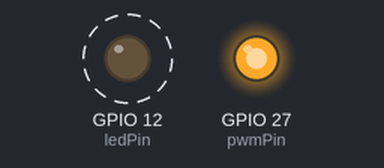
Simulated run of this sketch. Board: ESP32. Parts: output pins drawn as LEDs (lit = HIGH). Dashed ring = blinking.

Above: at 0.05 s.
At 1.85 s:
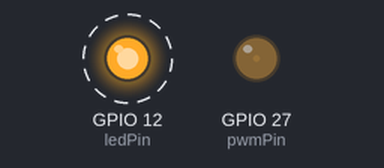
Timing chart, 0 to 4.6 s (numbered marks = the images above):
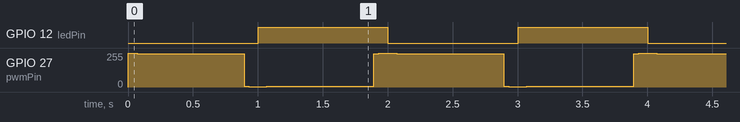

The sketch:

3_fade2LEDsIndependantly_ESP32.ino
```cpp
/* Control 3 LEDS!

 >> Created by Theverant. Public domain, feel the love. Changes to original code noted with ʇ

 */

// pins 13→12, 11→27

const int ledPin = 12;
const int pwmPin = 27;
int brightness = 0;

int periode = 2000;
int ledState = LOW;
long previousMillis = 0;
long interval = 1000;
long pwmTime = 0;
int value;

void setup() {
  pinMode(ledPin, OUTPUT);
  pinMode(pwmPin, OUTPUT);
}

void loop() {
  unsigned long currentMillis = millis();

  if(currentMillis - previousMillis > interval) {
    previousMillis = currentMillis;
    if (ledState == LOW)
      ledState = HIGH;
    else
      ledState = LOW;
    digitalWrite(ledPin, ledState);
  }

  pwmTime = millis();
  value = 128+127*cos(2*PI/periode*pwmTime);
  analogWrite(pwmPin, value);
}
```

Measured:
- by itself, GPIO 12 (ledPin): alternates HIGH for 1.0 s and LOW for 1.0 s
